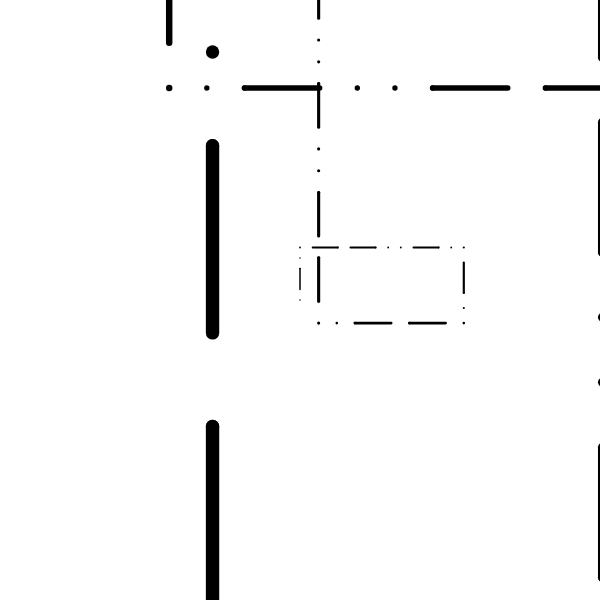
Frame 1 (no input)
Frame 60 (no input): identical to frame 1, image omitted
Frame 120 (the mouse pressed at the canvas centre since frame 60): identical to frame 1, image omitted

The p5.js sketch that drew this single still picture (run headless with seeded random() and noise() and a simulated clock; from frame 60 on, the mouse is pressed at the canvas centre):

// p5.js sketch
// ── sketch.js

// Point = P, Rectangle = R, line = F, Line*4 = D
// You can play around with length, angle, strokeweight, colors,...

let premise = 'PF';
  let rules = {
    P: 'PFPP',
    F: '+>PF',
  }
let bigRule;


let length = 70;
let angle = 90;

function setup() {
  createCanvas(600, 600);
  angleMode(DEGREES);
  bigRule = resolveRules(premise, rules, 3);
  print(bigRule);
  
}

function draw() {
  background('white');
  stroke('black');
  strokeWeight(5);
  //noFill();
  translate(width / 2, height / 2);
  rotate(-90);
  scale(0.3);

  drawShape(bigRule);
   // angle += 1;
  // length += 0.1;
}

function resolveRules(startRule, rules, depth) {
  let endRule = '';
  for (let currentLetter of startRule) {
    if (currentLetter in rules) {
      endRule += rules[currentLetter];
    } else {
      endRule += currentLetter;
    }
  }
  if (depth >= 1) {
    endRule = resolveRules(endRule, rules, depth - 1);
  }
  return endRule;
}


function drawShape(rule)  {
  for (let c of rule) {
    if (c === 'F') {
      line(0, 0, length, 0);
      translate(length, 0);
    } else if (c === 'R') {
      rect(0, 0, length, length);
      translate(length, 0);
    } else if (c === 'P') {
      point(0, 0);
      translate(length/2, 0);
    } else if (c === 'D') {
      line(0, 0, length * 4, 0);
      translate(length*4, 0);
    } else if (c === 'f') {
      translate(0, length, 0);
    } else if (c === '+') {
      rotate(angle);
    } else if (c === '-') {
      rotate(-angle);
    } else if (c === '[') {
      push();
    } else if (c === ']') {
      pop();
    } else if (c === '>') {
      scale(1.2);
    } else if (c === '<') {
      scale(0.8);
   
    }
  }
}
